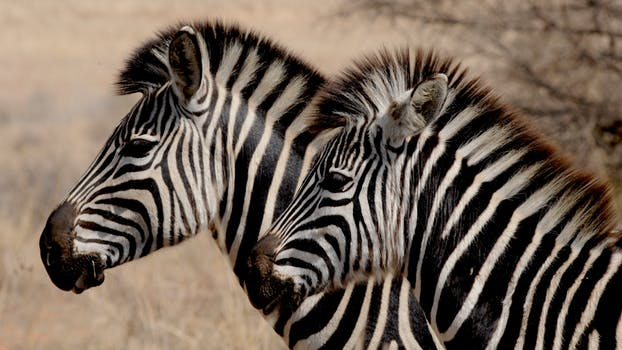
#> input picture Third Semester/Computer Vision/Assignment 1/resources/zebras.jpg, 622 x 350 px
$ jupyter execute Assignment-1-Image-Processing-Basics.ipynb
#> lines starting #> are read from the running program, lines starting #| are printed output that depends on the picture
Completed by Giovanni Filomeno · November 11, 2024

<h1 style="color:rgb(150,100,10)">Computer Vision Course</h1>
<h2 style="color:rgb(150,100,10)">Assignment 1 – Image Processing Basics </h2>

<b>Authors:</b> O. Bimber, M. Abbass<br>
<b>Date:</b> 10-08-2024

<b>This file is part of the "Computer Vision Course 2024W" UE material.</b>

<h2 style="color:rgb(150,100,10)">Table of Contents</h2>
<ol>
    <a style="color:rgb(150,100,10)" href="#Low-pass-filtering"><li style="font-size:large;font-weight:bold">Low-pass filtering</li></a>
    <ol style="margin-bottom:15px">
        <a style="color:rgb(150,100,10)" href="#Apply-low-pass-filtering-in-the-spatial-domain"><li style="font-size:medium">Apply low-pass filtering in the spatial domain</li></a>
        <a style="color:rgb(150,100,10)" href="#Apply-low-pass-filtering-in-the-frequency-domain"><li style="font-size:medium">Apply low-pass filtering in the frequency domain</li></a>
    </ol>
    <a style="color:rgb(150,100,10)" href="#High-pass-filtering"><li style="font-size:large;font-weight:bold">High-pass filtering</li></a>
    <ol style="margin-bottom:15px">
        <a style="color:rgb(150,100,10)" href="#Apply-high-pass-filter-using-Laplacian"><li style="font-size:medium">Apply a high-pass filter using the Laplacian operator</li></a>
        <a style="color:rgb(150,100,10)" href="#Apply-high-pass-filter-using-image-subtraction"><li style="font-size:medium">Apply a high-pass filter using image subtraction</li></a>
    </ol>
    <a style="color:rgb(150,100,10)" href="#Deconvolution"><li style="font-size:large;font-weight:bold">Deconvolution</li></a>
    <ol style="margin-bottom:15px">
        <a style="color:rgb(150,100,10)" href="#Apply-deconvolution-as-division-in-frequency-domain"><li style="font-size:medium">Apply deconvolution by performing division in the frequency domain</li></a>
        <a style="color:rgb(150,100,10)" href="#Apply-deconvolution-with-Richardson-Lucy"><li style="font-size:medium">Apply deconvolution using the Richardson-Lucy algorithm</li></a>
    </ol>
</ol>

<h1 style="color:rgb(255,0,0)">Important Note</h1>
<b>In this assignment, you can use the default parameters in any built-in function unless specified otherwise</b>.

<b>All cells must be evaluated, and any unevaluated cell may lead to a loss of points, regardless of the correctness of the code.</b>

[cell 1]
# Import all packages needed in this notebook.
import numpy as np
import cv2 as cv
from matplotlib import pyplot as plt
from scipy.ndimage import convolve
from skimage import restoration
import os

if not os.path.exists('resources'): raise TypeError("Please create the resources folder and include all required files")

<a name="Low-pass-filtering"></a><h2> Low-pass filtering</h2>
In this asignment, we focus on one image, which is <i><b>zebras</b><i>, provided in the <i><b>resources</b><i> folder. We will now read the <i><b>zebras</b><i> image and then convert it to a grayscale image using the provided function <i><b>read_convert_Img</b><i>.

[cell 2]
def read_convert_Img(input_img):
#> called with input_img = 'resources/zebras.jpg'
    if type(input_img) != str:
        raise ValueError("input must be string)")
    img_Orig = cv.imread(input_img)
#> img_Orig is the input picture: shape (350, 622, 3); mean B, G, R 88.7, 101.3, 116
    if img_Orig.ndim != 3:
        raise ValueError("input image must have 3 channels)")
    img_Gray = np.mean(img_Orig, axis=2)
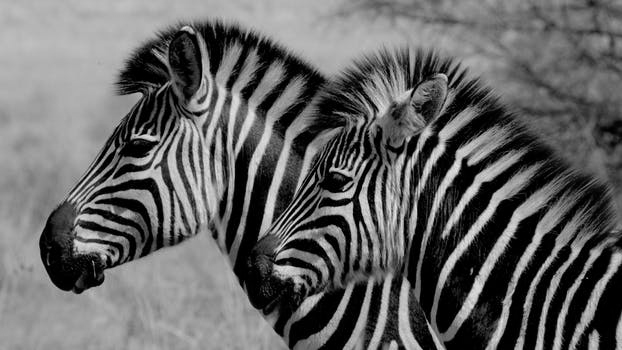
#> img_Gray: shape (350, 622) float64; min 0, max 234.3, mean 102
    return img_Gray

[cell 3]
img_Gray_Orig = read_convert_Img("resources/zebras.jpg")/255.0

plt.imshow(img_Gray_Orig, cmap='gray')
plt.title('Original grayscale image')
plt.show()

<a name="Apply-low-pass-filtering-in-the-spatial-domain"></a><h3>Apply low-pass filtering in the spatial domain</h3>

<b>Exercise 1.1. [8 Points]</b>

<b>Goal:</b> After reading the input image, we will define a Gaussian low-pass filter. Our goal is to filter out the high-frequency components. Therefore, we will apply the convolution operation between the input image and the defined Gaussian low-pass filter in the <i><b>spatial domain</b></i>. To clearly observe the effect of the low-pass filter, we will apply the convolution operation <i><b>sequentially several times</b></i>.

<b>Task</b>
<ul>
<li>Define the following Gaussian filter, as shown in the formula below, in a <i><b>NumPy</b><i> array.</li>
<li>Apply this filter on the grayscale <i><b>zebras</b><i> image from above to compute the convolution operation. <b>Repeat this operation <i>5</i> times sequentially, using the output from each step as the input for the next convolution</b> while keeping the kernel the same</b>.</li>
<li>Display both images: the original image, and the final resulting image after running all the convolution steps.</li>
</ul>
<p>
        \begin{equation}h_1 = \left(
            \begin{array}{rrr}
                1/16 & 1/8 & 1/16 \\
                1/8 & 1/4 & 1/8 \\
                1/16 & 1/8 & 1/16
            \end{array}\right)
        \end{equation}
</p>

<b>Hint</b>
<ul>
<li>Use the function <i><b>convolve</b><i> from <i><b>scipy.ndimage</b><i> library to compute the convolution operation.</li>
<li>You can use the <i><b>constant</b><i> mode for the convolution.</li>
</ul>

[cell 4]
# The code goes here

weights = np.array([[1/16, 1/8, 1/16],
                    [1/8, 1/4, 1/8],
                    [1/16, 1/8, 1/16]])

low_pass = convolve(img_Gray_Orig, weights, mode='constant', cval=0.0)

for _ in range (4):
    low_pass = convolve(low_pass, weights, mode='constant', cval=0.0)
#> this loop made 4 passes
#> pass 1, `low_pass = convolve(low_pass, weights, mode='constant', cval=0.0)`:
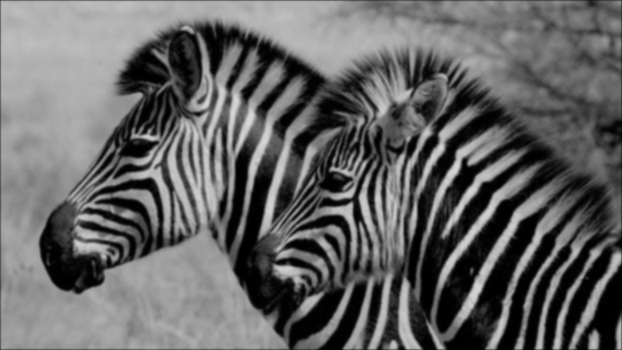
#> low_pass: shape (350, 622) float64; min 0, max 0.854, mean 0.398


f = plt.figure(figsize=(10, 5))
f.add_subplot(1, 2, 1)
plt.imshow(img_Gray_Orig, cmap='gray')
plt.title('Original image')
plt.axis('off')

f.add_subplot(1,2, 2)
plt.imshow(low_pass, cmap='gray')
plt.title('Filtered image: Low-Pass Filter')
plt.axis('off')
plt.show(block=True)
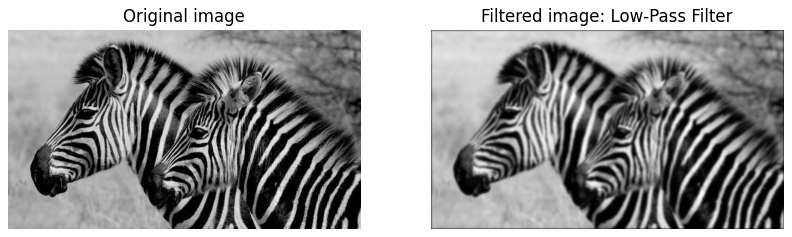
#> figure drawn by matplotlib, 2 panels

<a name="Apply-low-pass-filtering-in-the-frequency-domain"></a><h3>Apply low-pass filtering in the frequency domain</h3>

<b>Exercise 1.2. [5 Points]</b>

<b>Goal:</b> After computing the filtered image in the spatial domain, let's compute the filtered image in the frequency domain.

<b>Task</b>
<ul>
<li>Utilize the Fourier transform to convert the original input grayscale <i><b>zebras</b><i> image from the spatial domain to the frequency domain.</li>
<li>Shift (centre) all frequency components around zero.</li>
<li>Create a Gaussian filter in the frequency domain with a cutoff frequency of <b>40</b>.</li>
</ul>

<b>Hint</b>
<ul>
<li>Use the functions <i><b>fft2</b><i> and <i><b>fftshift</b><i> from the NumPy library to compute the frequency components and center all frequency components around zero, respectively.</li>
<li>Use the function <i><b>create_Gaussian</b><i> to create the Gaussian filter in the frequency domain.</li>
<li>The shape of the <i><b>created Gaussian filter</b><i> should be the same as the shape of the grayscale image <i>zebras<i>.</li>
</ul>

[cell 5]
def create_Gaussian(h :int, w: int, cutoff : int ):
#> called with h = 350, w = 622, cutoff = 40
    H = np.zeros((h,w), dtype=np.float32)
    for u in range(h):
        for v in range(w):
            D = np.sqrt((u-h/2)**2 + (v-w/2)**2)
            H[u,v] = np.exp(-D**2/(2*cutoff*cutoff))
    return H

[cell 6]
# The code goes here

fourier = np.fft.fft2(img_Gray_Orig)
fourier_shift = np.fft.fftshift(fourier)

gaussian_filter_40 = create_Gaussian(h=fourier_shift.shape[0], w=fourier_shift.shape[1], cutoff=40)

<b>Exercise 1.3. [5 Points]</b>

<b>Goal:</b > Our goal is to compute the filtered image by multiplying the spectrum of the input image with the spectrum of the Gaussian filter we created.

<b>Task</b>
<ul>
<li>Compute the multiplication between the spectrum of <i><b>zebras</b><i> image and the spectrum of the Gaussian filter you created.</li>
</ul>

[cell 7]
# The code goes here

filtered_freq_40 = fourier_shift * gaussian_filter_40

<b>Exercise 1.4. [6 Points]</b>

<b>Goal:</b> In this exercise, we aim to demonstrate the effect of low-pass filtering in the frequency domain by presenting all relevant results.

<b>Task</b>
<ul>
<li>Display the spectrum of the <i>(zebras)<i> image <b>before centering the components at zero</b>.</li>
<li>Display the spectrum of the <i>(zebras)<i> image <b>after centering the components at zero</b>.</li>
<li>Display the spectrum of the created Gaussian filter.</li>
<li>Display the result of the multiplication from <b>Exercise 1.3</b>.</li>
<li><span style="color:red">To draw the spectrum, you need to calculate the absolute value, followed by the <b>natural logarithm</b></span>.</li>
</ul>

[cell 8]
f = plt.figure(figsize=(12, 10))

f.add_subplot(2, 2, 1)
plt.imshow(np.log(np.abs(fourier) + 0.1))
plt.title('Spectrum of the zebras before centering')
plt.colorbar(orientation='horizontal')

f.add_subplot(2, 2, 2)
plt.imshow(np.log(np.abs(fourier_shift) + 0.1))
plt.title('Spectrum of the zebras after centering')
plt.colorbar(orientation='horizontal')

f.add_subplot(2, 2, 3)
plt.imshow(gaussian_filter_40)
plt.title('Spectrum of the Gaussian filter - Cutoff 40')
plt.colorbar(orientation='horizontal')

f.add_subplot(2, 2, 4)
plt.imshow(np.log(np.abs(filtered_freq_40) + 0.1))
plt.title('Result of multiplication with Gaussian filter - Cutoff 40')
plt.colorbar(orientation='horizontal')

plt.show()
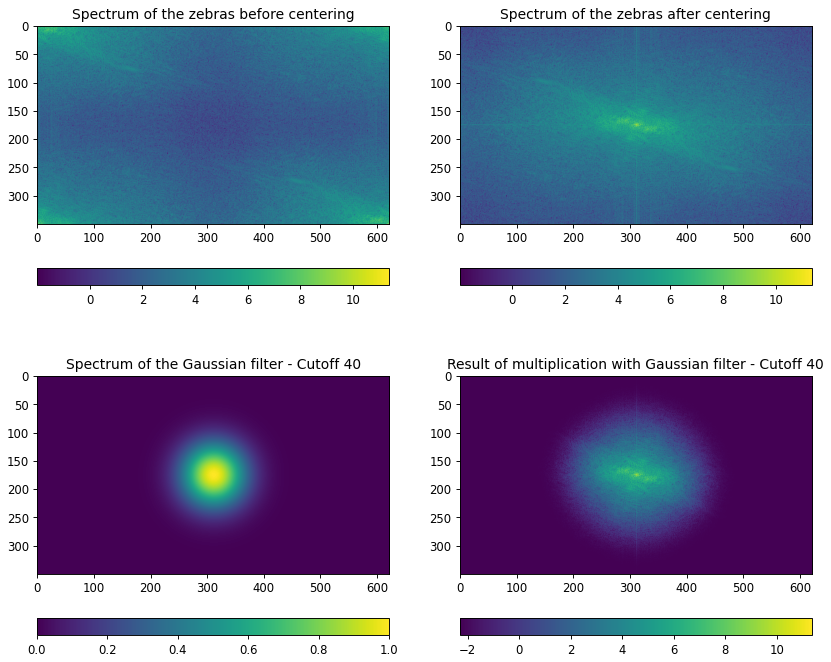
#> figure drawn by matplotlib, 8 panels

<b>Exercise 1.5. [5 Points]</b>

<b>Goal:</b> We need to display the filtered image in the spatial domain. Therefore, let's convert the spectrum back to the spatial domain.

<b>Task</b>
<ul>
<li>Compute the inverse Fourier transformation of <i><b>Exercise 1.3.</b><i> to transform the spectrum to the spatial domain.</li>
<li>Display the resulting image.</li>
</ul>

<b>Hint</b>
<ul>
<li>Use the function <i><b>ifftshift</b><i> to move all values back to their original locations.</li>
<li>Use the function <i><b>ifft2</b><i> to compute the spatial components from the spectrum.</li>
</ul>

[cell 9]
# The code goes here

inverse_shift_40 = np.fft.ifftshift(filtered_freq_40)
img_filtered_40 = np.fft.ifft2(inverse_shift_40)
img_filtered_40 = np.abs(img_filtered_40)
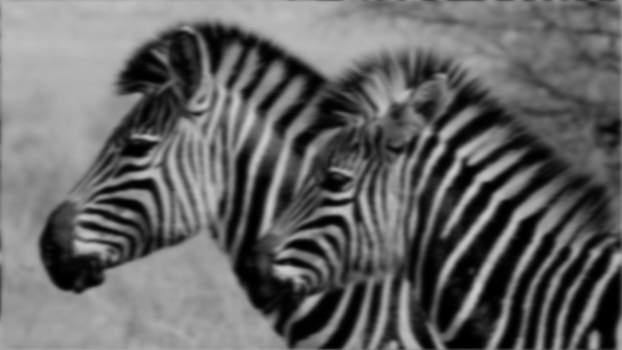
#> img_filtered_40: shape (350, 622) float64; min 0.000233, max 0.799, mean 0.4

plt.imshow(img_filtered_40, cmap='gray')
plt.title('Filtered image in the spatial domain - Cutoff 40')
plt.axis('off')
plt.show()

<b>Exercise 1.6. [5 Points]</b>

<b>Goal:</b> Now, let's adjust the cutoff frequency by selecting a smaller value.

<b>Task</b>
<ul>
<li>Repeat  <b>Exercises 1.2, 1.3, 1.4, and 1.5</b> with a cutoff frequency of <b>10</b>.</li>
</ul>

[cell 10]
# The code goes here

gaussian_filter_10 = create_Gaussian(h=fourier_shift.shape[0], w=fourier_shift.shape[1], cutoff=10)
filtered_freq_10 = fourier_shift * gaussian_filter_10

f = plt.figure(figsize=(12, 10))

f.add_subplot(2, 2, 1)
plt.imshow(np.log(np.abs(fourier) + 0.1))
plt.title('Spectrum of the zebras before centering')
plt.colorbar(orientation='horizontal')

f.add_subplot(2, 2, 2)
plt.imshow(np.log(np.abs(fourier_shift) + 0.1))
plt.title('Spectrum of the zebras after centering')
plt.colorbar(orientation='horizontal')

f.add_subplot(2, 2, 3)
plt.imshow(gaussian_filter_10)
plt.title('Spectrum of the Gaussian filter - Cutoff 10')
plt.colorbar(orientation='horizontal')

f.add_subplot(2, 2, 4)
plt.imshow(np.log(np.abs(filtered_freq_10) + 0.1))
plt.title('Result of multiplication with Gaussian filter - Cutoff 10')
plt.colorbar(orientation='horizontal')

plt.show()
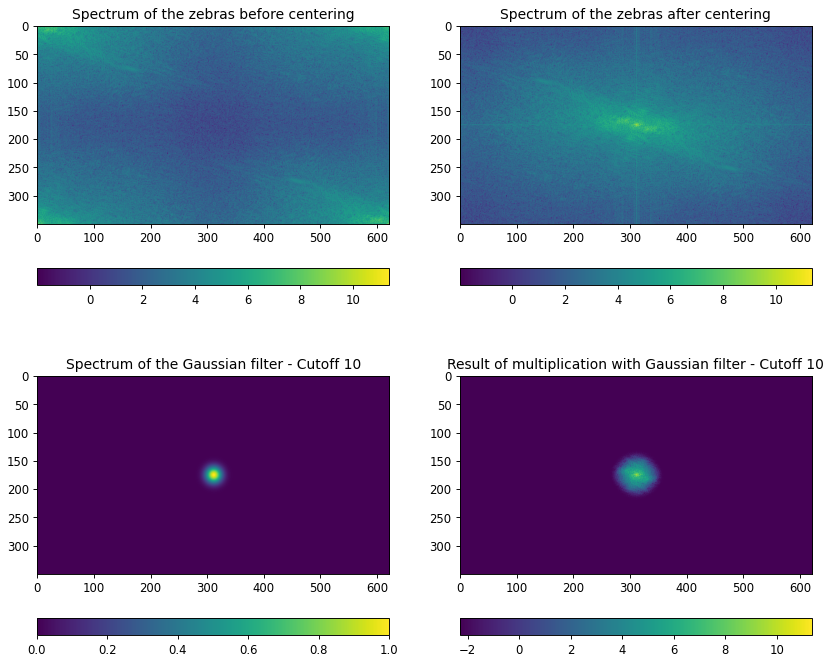
#> figure drawn by matplotlib, 8 panels

inverse_shift_10 = np.fft.ifftshift(filtered_freq_10)
img_filtered_10 = np.fft.ifft2(inverse_shift_10)
img_filtered_10 = np.abs(img_filtered_10)
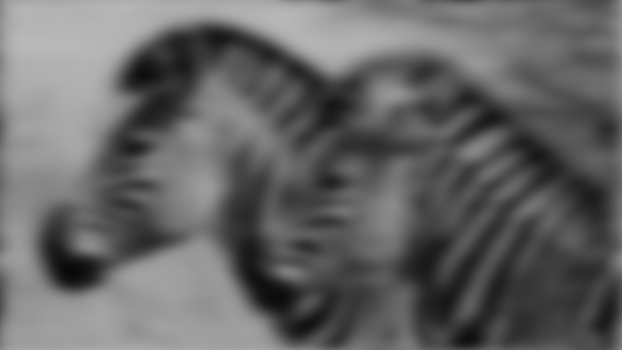
#> img_filtered_10: shape (350, 622) float64; min 0.0357, max 0.729, mean 0.4

plt.imshow(img_filtered_10, cmap='gray')
plt.title('Filtered image in the spatial domain - Cutoff 10')
plt.axis('off')
plt.show()

<b>Exercise 1.7. [3 Points]</b>

<b>Goal:</b> Here, let's write our observation regarding the differences between cutoff frequency values.

<b>Question</b>
<ul>
<li>Briefly, in 2 lines, explain the difference between the results at cutoff frequencies <b>10</b>, and <b>40</b>.</li>
</ul>

The explanation goes here:

With cutoff 40, the filtered image contains still a lot of details, preserving features of the zebras. On the contrary, with cutoff 10, the image is much more blurred and it losts a lot of details. The effect of the low-pass filter, removing the high-frequencies components, is clearly visible.

<b>Exercise 1.8. [3 Points]</b>

<b>Question</b>
<ul>
<li>What are the potential advantages of performing convolution in the frequency domain (i.e., multiplication) compared to convolution in the spatial domain (i.e., filtering)?</li>
</ul>

The explanation goes here:

The main advantage of performing the convolution in frequency domain w.r.t. spatial domain leads into the computational efficiency:
- Reduced complexity of the operation: spatial domain has complexity of $N \cdot M$ (lengths of signal and filter) while the frequency domain as complexity of $N \cdot \log N$. Additionally the frequency domain involves a pointwise multiplication instead of a matrix sum, which is more efficient.
- Dealing with the cutoff frequency can be more easy and intuitive (as done in the exercise). It was easy to understand how the filters affect the imagine.

<a name="High-pass-filtering"></a><h2>High-pass filtering</h2>

<a name="Apply-high-pass-filter-using-Laplacian"></a><h3>Apply a high-pass filter using the Laplacian operator</h3>

<b>Exercise 2.1. [10 Points]</b>

<b>Goal:</b> Instead of extracting low-frequency components with a low-pass filter, we will define a high-pass Laplacian filter and apply it using convolution in the spatial domain.

<b>Task</b>
<ul>
<li>Define the following $3 \times 3$ Laplacian filter, as shown in the formula below, in a <i><b>NumPy</b><i> array.</li>
<li>Apply this filter to the grayscale <i><b>zebras</b></i> image from above using convolution in the spatial domain.</li>
<li>Display both images: the original image, and the resulting image after the convolution step.</li>
</ul>
<p>
        \begin{equation}h_2 = \left(
            \begin{array}{rrr}
                0 & -1 & 0 \\
                -1 & 4 & -1 \\
                0 & -1 & 0
            \end{array}\right)
        \end{equation}
</p>

<b>Hint</b>
<ul>
<li>Use the function <i><b>convolve</b><i> from the <i><b>scipy.ndimage</b><i> library to perform the convolution operation.</li>
</ul>

[cell 11]
# The code goes here

# The code goes here

weights_2 = np.array([[0.0, -1.0, 0.0],
                    [-1.0, 4.0, -1.0],
                    [0.0, -1.0, 0.0]])

high_pass = convolve(img_Gray_Orig, weights_2, mode='constant', cval=0.0)
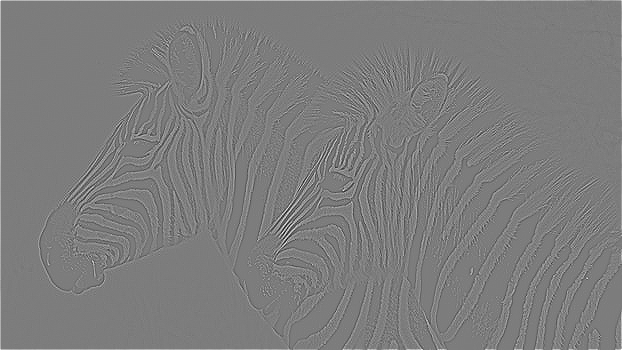
#> high_pass: shape (350, 622) float64; min -1.51, max 1.57, mean 0.0045; drawn with min black and max white


f = plt.figure(figsize=(10, 5))
f.add_subplot(1, 2, 1)
plt.imshow(img_Gray_Orig, cmap='gray')
plt.title('Original image')
plt.axis('off')

f.add_subplot(1,2, 2)
plt.imshow(high_pass, cmap='gray')
plt.title('Filtered image: High-Pass Filter')
plt.axis('off')
plt.show(block=True)
#> (the rest of the program and of its run is left out)
